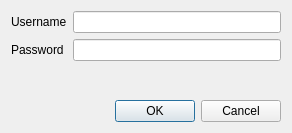
<?xml version="1.0" encoding="UTF-8"?>
<ui version="4.0">
 <class>LoginDialog</class>
 <widget class="QDialog" name="LoginDialog">
  <property name="geometry">
   <rect>
    <x>0</x>
    <y>0</y>
    <width>292</width>
    <height>133</height>
   </rect>
  </property>
  <property name="windowTitle">
   <string>Dialog</string>
  </property>
  <layout class="QVBoxLayout" name="verticalLayout">
   <item>
    <layout class="QFormLayout" name="formLayout">
     <item row="0" column="0">
      <widget class="QLabel" name="label">
       <property name="text">
        <string>Username</string>
       </property>
      </widget>
     </item>
     <item row="0" column="1">
      <widget class="QLineEdit" name="lineEditUsername"/>
     </item>
     <item row="1" column="0">
      <widget class="QLabel" name="label_2">
       <property name="text">
        <string>Password</string>
       </property>
      </widget>
     </item>
     <item row="1" column="1">
      <widget class="QLineEdit" name="lineEditPassword"/>
     </item>
    </layout>
   </item>
   <item>
    <widget class="QDialogButtonBox" name="buttonBox">
     <property name="orientation">
      <enum>Qt::Orientation::Horizontal</enum>
     </property>
     <property name="standardButtons">
      <set>QDialogButtonBox::StandardButton::Cancel|QDialogButtonBox::StandardButton::Ok</set>
     </property>
    </widget>
   </item>
  </layout>
 </widget>
 <resources/>
 <connections>
  <connection>
   <sender>buttonBox</sender>
   <signal>rejected()</signal>
   <receiver>LoginDialog</receiver>
   <slot>reject()</slot>
   <hints>
    <hint type="sourcelabel">
     <x>316</x>
     <y>260</y>
    </hint>
    <hint type="destinationlabel">
     <x>286</x>
     <y>274</y>
    </hint>
   </hints>
  </connection>
 </connections>
</ui>
